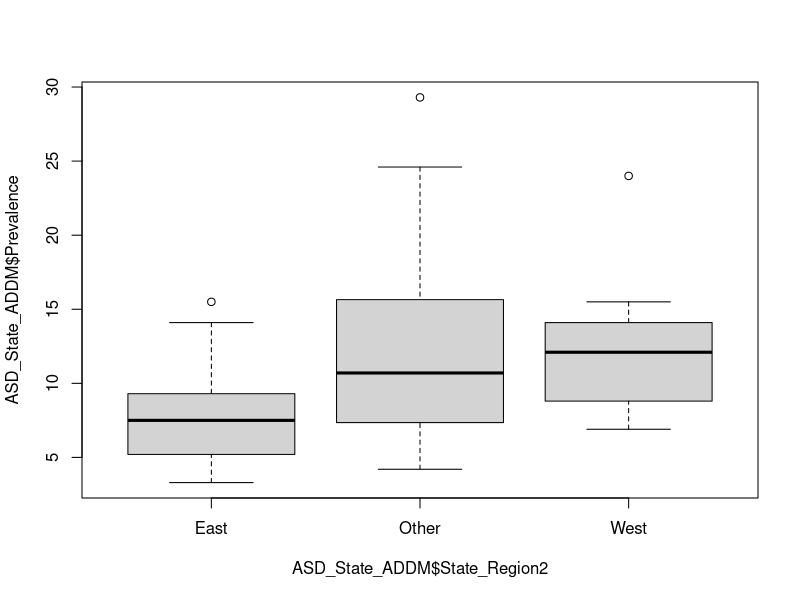
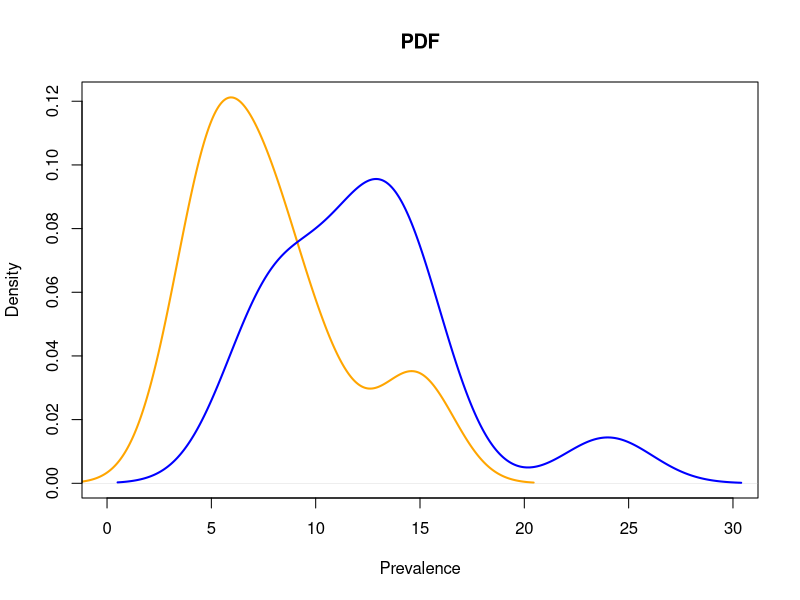
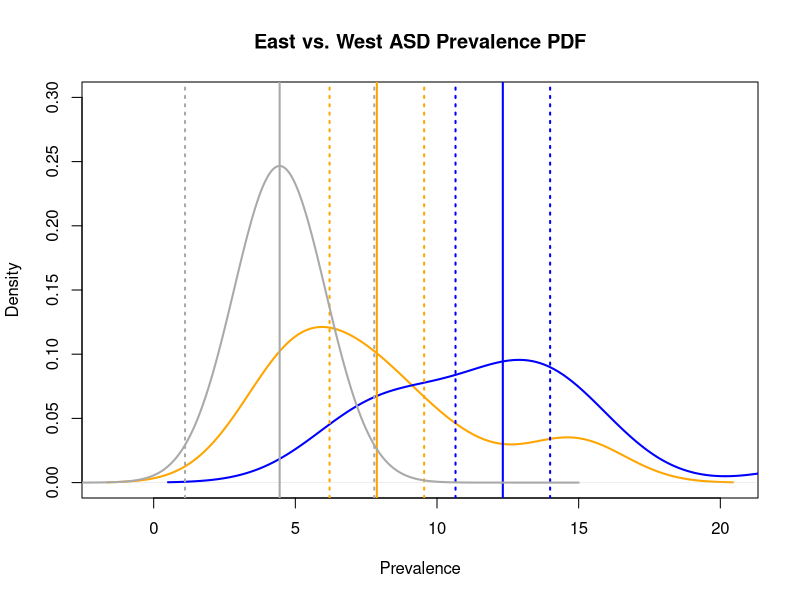
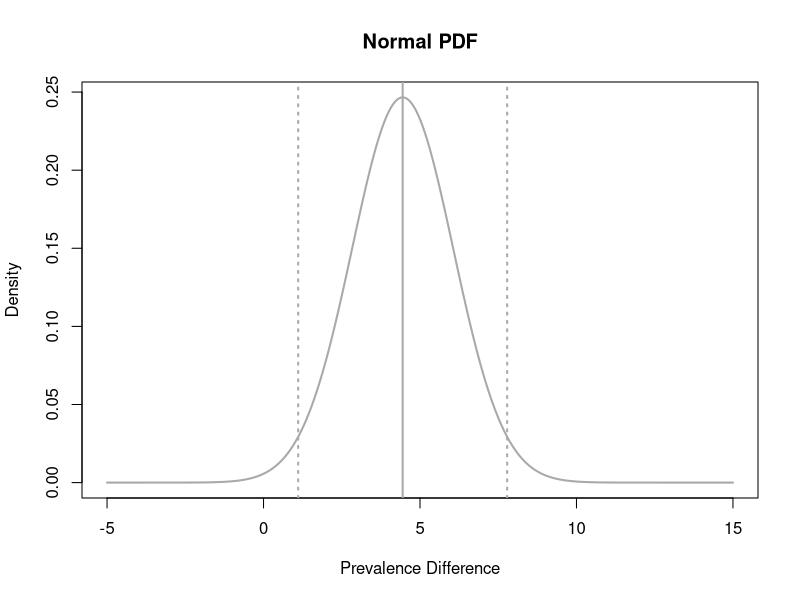
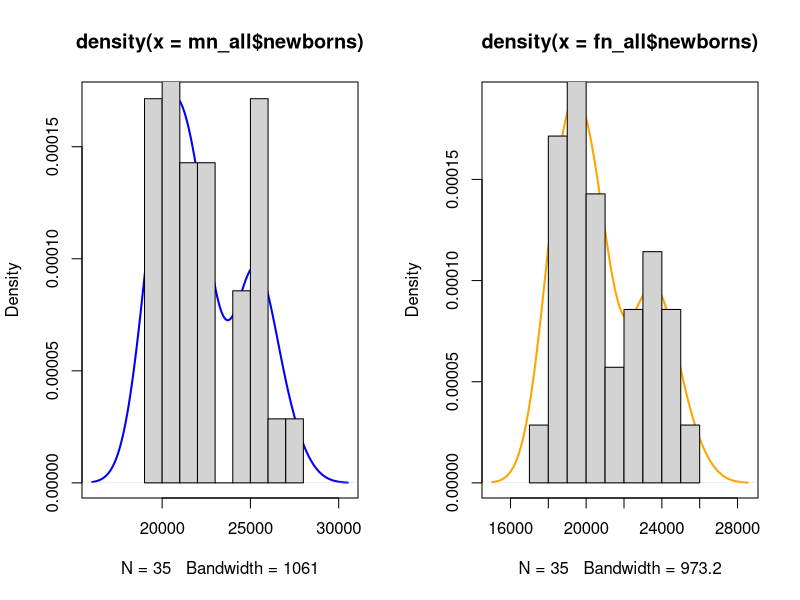
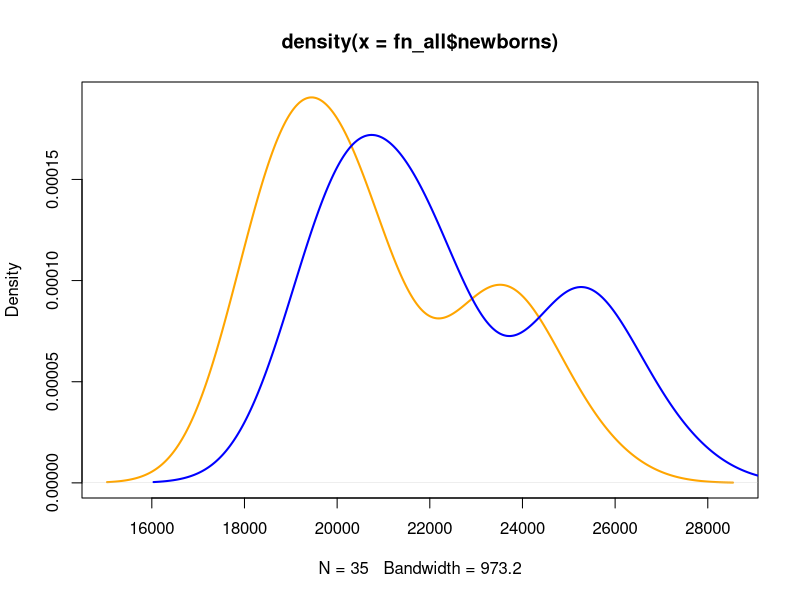
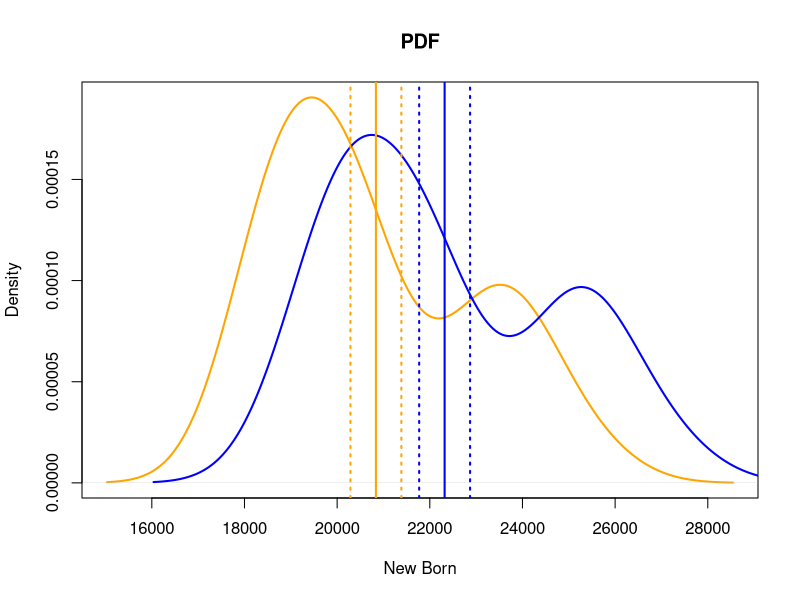
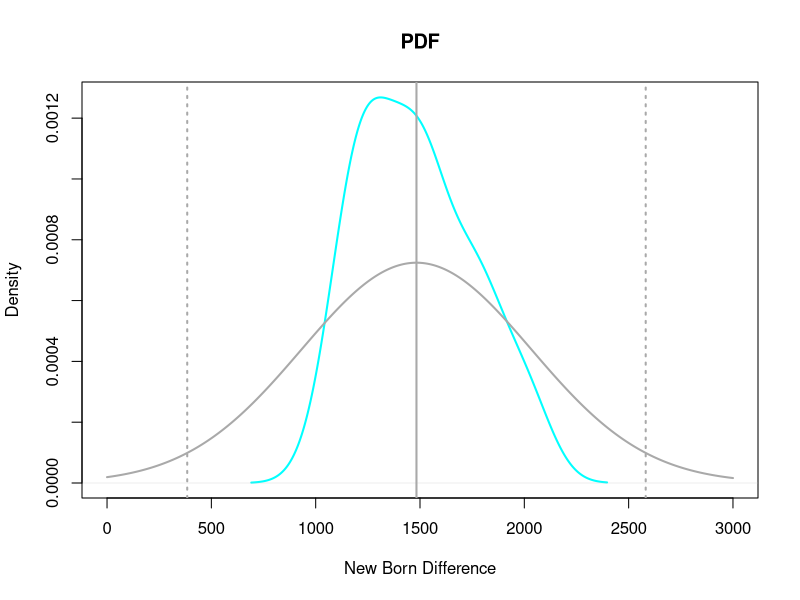

These figures' R source, in order:
# ---
# jupyter:
#   jupytext:
#     formats: ipynb,Rmd
#     text_representation:
#       extension: .R
#       format_name: light
#       format_version: '1.5'
#       jupytext_version: 1.3.0
#   kernelspec:
#     display_name: R
#     language: R
#     name: ir
# ---

# <div class="alert alert-block alert-info" style="margin-top: 20px">
#     <a href="https://github.com/dd-consulting">
#          <img src="../reference/GZ_logo.png" width="60" align="right">
#     </a>
#     <h1>
#         One-Stop Analytics: Hypothesis Test
#     </h1>
# </div>
#

# # Case Study of Autism Spectrum Disorder (ASD) with R
#
# ---
#
# ![](../reference/CDC_ASD/CDC_ASD_01.jpg)
#
# ![](../reference/CDC_ASD/CDC_ASD_02.png)
#

# ## <span style="color:blue">[ United States ]</span> 
#
# ## Centers for Disease Control and Prevention (CDC) - Autism Spectrum Disorder (ASD)
#
# Autism spectrum disorder (ASD) is a developmental disability that can cause significant social, communication and behavioral challenges. CDC is committed to continuing to provide essential data on ASD, search for factors that put children at risk for ASD and possible causes, and develop resources that help identify children with ASD as early as possible.
#
# https://www.cdc.gov/ncbddd/autism/data/index.html
#

# ## <span style="color:blue">[ Singapore ]</span> 
#
# ## TODAY Online - More preschoolers diagnosed with developmental issues
#
# Doctors cited better awareness among parents and preschool teachers, leading to early referrals for diagnosis.
#
# https://www.todayonline.com/singapore/more-preschoolers-diagnosed-developmental-issues
#
# ![](../reference/SG_ASD/SG_ASD_01.png)
#
#

# ![](../reference/SG_ASD/SG_ASD_04.png) 
#
# https://www.pathlight.org.sg/

# <div class="alert alert-block alert-info" style="margin-top: 20px">
# </div>

# # Workshop Objective: 
#
# ## Use R to analyze Autism Spectrum Disorder (ASD) data from CDC USA. 
#
# https://www.cdc.gov/ncbddd/autism/data/index.html
#
# * ## Hypothesis Test - Data
#
# * ## Hypothesis Test - Mean - Z Test & t.test() 
#
# * ## Hypothesis Test - Proportion - prop.test()
#
# * ## Hypothesis Test - Case Study: Understanding the newborn gender differences in Singapore
#
# * ## Workshop Submission
#
# * ## Appendices
#

# <div class="alert alert-block alert-info" style="margin-top: 20px">
# </div>

# ## <span style="color:blue">Hypothesis Test</span>
#

# <div class="alert alert-block alert-info" style="margin-top: 20px">
#     <h3>
#     Hypothesis Test - Data
#     </h3>
# </div>
#

# **Obtain current R <span style="color:blue">working directory</span>**

getwd()

# **Set new R working directory**

# setwd("/media/sf_vm_shared_folder/git/DDC/DDC-ASD/model_R")
# setwd('~/Desktop/admin-desktop/vm_shared_folder/git/DDC-ASD/model_R')
getwd()

# **Read in CSV data, storing as R <span style="color:blue">dataframe</span>**

# Read back in above saved file:
ASD_State <- read.csv("../dataset/ADV_ASD_State_R.csv")
# Convert Year_Factor to ordered.factor
ASD_State$Year_Factor <- factor(ASD_State$Year_Factor, ordered = TRUE) 
ASD_State$Prevalence_Risk2 = factor(ASD_State$Prevalence_Risk2, ordered=TRUE, 
                                    levels=c("Low", "High"))
ASD_State$Prevalence_Risk4 = factor(ASD_State$Prevalence_Risk4, ordered=TRUE, 
                                    levels=c("Low", "Medium", "High", "Very High"))


# library(repr)
# Adjust in-line plot size to M x N
options(repr.plot.width=8, repr.plot.height=4)

# <div class="alert alert-block alert-info" style="margin-top: 20px">
#     <h3>
#     Hypothesis Test - Mean - Z Test & t.test()
#     </h3>
# </div>
#

# ### <span style="color:blue">Is there a (statistically significant) of average ASD Prevelances between East states and West states?</span>
#
# **Two sample mean test (t test):**

# **Prepare samples**

# +

# Filter and create dataframe of different data sources, for easy data access
ASD_State_ADDM <- subset(ASD_State, Source == 'addm')

# Aggregate all US. States into three regions: East, West, Other.
ASD_State_ADDM$State_Region2 <- "Other"
ASD_State_ADDM$State_Region2[ASD_State_ADDM$State_Region %in% 
                             c("D3 East North Central", "D6 East South Central")] <- "East"
ASD_State_ADDM$State_Region2[ASD_State_ADDM$State_Region %in% 
                             c("D4 West North Central", "D7 West South Central")] <- "West"

boxplot(ASD_State_ADDM$Prevalence ~ ASD_State_ADDM$State_Region2)


# +
# ----------------------------------
# Hypothesis Test - Mean - Z Test & t.test()
# ----------------------------------

# Create sample 1 of West states
sample_1 = ASD_State_ADDM$Prevalence[ASD_State_ADDM$State_Region2 == "West"]
# Create sample 2 of East states
sample_2 = ASD_State_ADDM$Prevalence[ASD_State_ADDM$State_Region2 == "East"]

# variance test : Equal variance or Unequal variance?
var.test(sample_1, sample_2)

# t test : Equal variance t test
t.test(sample_1, sample_2, var.equal = TRUE)

# Visualise samples:
plot(density(sample_2), col="orange", xlab="Prevalence", main="PDF", 
     lwd=2, lty=1, xlim=c(0,30))
lines(density(sample_1), col="blue", lwd=2, lty=1)

# -

# https://www.statsdirect.co.uk/help/Default.htm#parametric_methods/unpaired_t.htm
#
# https://www.bmj.com/about-bmj/resources-readers/publications/statistics-square-one/7-t-tests
#
# https://ncss-wpengine.netdna-ssl.com/wp-content/themes/ncss/pdf/Procedures/NCSS/Two-Sample_T-Test_from_Means_and_SDs.pdf
#

# +
#############################################################
# Deep Dive : Equal variance t test
#############################################################

# sample size
cal_n1 = length(sample_1)
cat("\ncal_n1:", cal_n1)
cal_n2 = length(sample_2)
cat("\ncal_n2:", cal_n2)

# degree of freedom
cal_df = cal_n1 + cal_n2 - 2
cat("\ncal_df:", cal_df)

# pooled standard deviation
cal_s = sqrt(((cal_n1 - 1)*sd(sample_1)^2 + (cal_n2 - 1)*sd(sample_2)^2)
             /(cal_n1 + cal_n2 -2))
cat("\ncal_s :", cal_s)

# combined standard error
cal_se = cal_s * sqrt(1/cal_n1 + 1/cal_n2)
cat("\ncal_se:", cal_se)

# t statistic using combined standard error
cal_t = (mean(sample_1)-mean(sample_2)) / cal_se
cat("\ncal_t :", cal_t)

# p-value
cal_p = (1-pt(q = cal_t, df = cal_df)) * 2
cat("\ncal_p :", cal_p)

# 95% CI using "pooled standard deviation"
# sample_1 Upper CI
mn_upper_ci = mean(sample_1) + qt(p = 0.975, df = cal_df)*cal_s/sqrt(cal_n1+cal_n2)
cat("\nmn_upper_ci:", mn_upper_ci)
# sample_1 Lower CI
mn_lower_ci = mean(sample_1) - qt(p = 0.975, df = cal_df)*cal_s/sqrt(cal_n1+cal_n2)
cat("\nmn_lower_ci:", mn_lower_ci)
# sample_2 Upper CI
fn_upper_ci = mean(sample_2) + qt(p = 0.975, df = cal_df)*cal_s/sqrt(cal_n1+cal_n2)
cat("\nfn_upper_ci:", fn_upper_ci)
# sample_2 Lower CI
fn_lower_ci = mean(sample_2) - qt(p = 0.975, df = cal_df)*cal_s/sqrt(cal_n1+cal_n2)
cat("\nfn_lower_ci:", fn_lower_ci)
# Difference with 95% CI 
cat("\nDifference's Upper CI:", mn_upper_ci - fn_lower_ci)
cat("\nDifference's Lower CI:", mn_lower_ci - fn_upper_ci)

# Difference with 95% CI using combined standard error
# Difference's Upper CI
dif_upper_ci = mean(sample_1)-mean(sample_2) + qt(p = 0.975, df = cal_df)*cal_se
cat("\nDifference's Upper CI:", dif_upper_ci)
# Difference's Lower CI
dif_lower_ci = mean(sample_1)-mean(sample_2) - qt(p = 0.975, df = cal_df)*cal_se
cat("\nDifference's Lower CI:", dif_lower_ci)

# Visualise CIs: sample_1 & sample_2
plot(density(sample_2), col="orange", xlab="Prevalence", lwd=2, ylim=c(0,0.3), 
     main="East vs. West ASD Prevalence PDF")
lines(density(sample_1), col="blue", lwd=2)
# Overlay sample_1 CI
abline(v= mean(sample_1), col="blue", lwd=2, lty=1)
abline(v=mn_upper_ci, col="blue", lwd=2, lty=3)
abline(v=mn_lower_ci, col="blue", lwd=2, lty=3)
# Overlay sample_2 CI
abline(v= mean(sample_2), col="orange", lwd=2, lty=1)
abline(v=fn_upper_ci, col="orange", lwd=2, lty=3)
abline(v=fn_lower_ci, col="orange", lwd=2, lty=3)

# Overlay Difference's CI
abline(v=mean(sample_1)-mean(sample_2), col="darkgrey", lwd=2, lty=1)
abline(v=dif_upper_ci, col="darkgrey", lwd=2, lty=3)
abline(v=dif_lower_ci, col="darkgrey", lwd=2, lty=3)
cal_xseq <- seq(-5,15,0.01)
cal_pdf <- dnorm(x = cal_xseq, mean = mean(sample_1)-mean(sample_2), sd = cal_se)
lines(cal_xseq, cal_pdf, col="darkgrey", type="l",lwd=2)

# Visualise Difference's CIs alone:
plot(cal_xseq, cal_pdf, col="darkgrey", xlab="Prevalence Difference", 
     ylab="Density", type="l",lwd=2, main="Normal PDF")
# Overlay Difference's CI
abline(v=mean(sample_1)-mean(sample_2), col="darkgrey", lwd=2, lty=1)
abline(v=dif_upper_ci, col="darkgrey", lwd=2, lty=3)
abline(v=dif_lower_ci, col="darkgrey", lwd=2, lty=3)

# -

# <div class="alert alert-block alert-info" style="margin-top: 20px">
#     <h3>
#     Hypothesis Test - Proportion - prop.test()
#     </h3>
# </div>
#

# ### <span style="color:blue">Is there a (statistically significant) difference of ASD Prevelance (proportion) between two US. States?</span>
#
# **Two sample proportion test (t test):**

# https://en.wikipedia.org/wiki/Binomial_proportion_confidence_interval

# **Prepare samples**

# +
# Filter and create dataframe of different data sources, for easy data access
ASD_State_SPED <- subset(ASD_State, Source == 'sped')

# ----------------------------------
# Use a sample of one US. State's ASD prevalence (proportion) to estimate:
# Prevalence of THAT US. State's ALL Children (the *Population*) [Source SPED, Year 2016] 
# ----------------------------------

# No. Children with ASD
ASD  <- ASD_State_SPED$Numerator_ASD[ASD_State_SPED$Year == 2016]
# 
str(ASD)
# No. Children with ASD of first US. State (AL-Alabama)
ASD[1]

# No. Children surveyed
Children  <- ASD_State_SPED$Denominator[ASD_State_SPED$Year == 2016]
# 
str(Children)
# No. Children surveyed of first US. State (AL-Alabama)
Children[1]
# -

# **Two group hypothesis test : proportions (Prevalvence) among two US. States**

# +
# ----------------------------------
# Hypothesis Test - Proportion - prop.test()
# ----------------------------------

# Two group hypothesis test : proportions (Prevalvence) among two US. States
prop.test(ASD[1:2], Children[1:2])

# -

# **Multiple group hypothesis test : proportions (Prevalvence) among all US. Statess**

# +
# ----------------------------------
# Hypothesis Test - Proportion - prop.test()
# ----------------------------------

# Multiple group hypothesis test : proportions (Prevalvence) among all US. States
prop.test(ASD, Children)
# -

# <div class="alert alert-block alert-info" style="margin-top: 20px">
#     <h3>
#     Hypothesis Test - Case Study: Understanding the newborn gender differences in Singapore
#     </h3>
# </div>
#

# https://data.gov.sg/dataset/newborns-by-gender
#

# ![](../reference/newborns-by-gender/boygirl.jpg)
#

# ![](../reference/newborns-by-gender/newborns-by-gender-chart.png)
#

# ![](../reference/newborns-by-gender/newborns-by-gender-table.png)
#

# Above tabular CSV data from Data.gov.sg https://data.gov.sg/dataset/e55726f8-6d91-4cad-8e40-d4aa10ec7877/download

# **Read in CSV data, storing as R <span style="color:blue">dataframe</span>**

df_newborns <- read.csv("../reference/newborns-by-gender/newborns-by-gender-from-1984-2018.csv")
head(df_newborns)
tail(df_newborns)

# Example of filtering data
subset(df_newborns, year == 2018, select = c(year, gender, newborns))

# year 2018 Male newborn number
subset(df_newborns, year == 2018 & gender == "Males")$newborns

# year 2018 Female newborn number
subset(df_newborns, year == 2018 & gender == "Females")$newborns

# ---

# ### <span style="color:blue">Is the Male newborn proportion similar (statistically equal) to Female newborn proportion, expected as a natural 50%-50%?</span>
#     
# **One sample proportion test:**

# +
# year 2018 Male newborn proportion vs. expected 50% ratio (null probability 0.5)
mn = subset(df_newborns, year == 2018 & gender == "Males")$newborns # Male newborns
fn = subset(df_newborns, year == 2018 & gender == "Females")$newborns # Female newborns
total = mn + fn

prop.test(x = mn, n = total)
# prop.test(x = mn, n = total, alternative = "greater")
# -

# ---

# ### <span style="color:blue">Is there a (statistically significant) change of Male newborn ratio now and then, i.e. 2018 vs. 1984?</span>
#
# **Two sample proportion test:**

subset(df_newborns[order(-df_newborns$year),], year %in% c(2018, 1984) & gender == "Males")

subset(df_newborns[order(-df_newborns$year),], year %in% c(2018, 1984) & gender == "Females")

# +
# year 2018 Male newborn proportion vs. year 1984 Male newborn proportion
mn = subset(df_newborns[order(-df_newborns$year),], year %in% c(2018, 1984) 
            & gender == "Males")$newborns # Male newborns
fn = subset(df_newborns[order(-df_newborns$year),], year %in% c(2018, 1984) 
            & gender == "Females")$newborns # Female newborns
total = mn + fn

prop.test(x = mn, n = total)
# prop.test(x = mn, n = total, alternative = "less")
# -

# ---

# ### <span style="color:blue">Is there a (statistically significant) difference between average number of Male newborns and average number of Female newborns?</span>
#
# **Two sample mean test (t test):**

mn_all = subset(df_newborns[order(-df_newborns$year),], gender == "Males")
dim(mn_all)
head(mn_all)

fn_all = subset(df_newborns[order(-df_newborns$year),], gender == "Females")
dim(fn_all)
head(fn_all)

# +
cat("\nMale   average newborns:", mean(mn_all$newborns)) # Male average
cat("\nFemale average newborns:", mean(fn_all$newborns)) # Female average

# Adjust in-line plot size to M x N
options(repr.plot.width=8, repr.plot.height=4)

par(mfrow=c(1, 2))
# Male
plot(density(mn_all$newborns), col="blue", lwd=2) 
hist(mn_all$newborns, probability = T, add = T)
# Female
plot(density(fn_all$newborns), col="orange", lwd=2) 
hist(fn_all$newborns, probability = T, add = T)

par(mfrow=c(1, 1))

plot(density(fn_all$newborns), col="orange", lwd=2)
lines(density(mn_all$newborns), col="blue", lwd=2)

# -

# t test with equal variance:
t.test(mn_all$newborns, fn_all$newborns, paired = FALSE, var.equal = TRUE)
# t.test(mn_all$newborns, fn_all$newborns, paired = FALSE, var.equal = TRUE, alternative = "greater")


# +
#############################################################
# Deep Dive : Equal variance t test
#############################################################

# sample size
cal_n1 = length(mn_all$newborns)
cat("\ncal_n1:", cal_n1)
cal_n2 = length(fn_all$newborns)
cat("\ncal_n2:", cal_n2)

# degree of freedom
cal_df = cal_n1 + cal_n2 - 2
cat("\ncal_df:", cal_df)

# pooled standard deviation
cal_s = sqrt(((cal_n1 - 1)*sd(mn_all$newborns)^2 + (cal_n2 - 1)*sd(fn_all$newborns)^2)/(cal_n1 + cal_n2 -2))
cat("\ncal_s :", cal_s)

# combined standard error
cal_se = cal_s*sqrt(1/cal_n1 + 1/cal_n2)
cat("\ncal_se:", cal_se)

# t statistic using combined standard error
cal_t = (mean(mn_all$newborns)-mean(fn_all$newborns))/cal_se
cat("\ncal_t :", cal_t)

# p-value
cal_p = (1-pt(q = cal_t, df = cal_df))*2
cat("\ncal_p :", cal_p)

# 95% CI using "pooled standard deviation"
# Male Upper CI
mn_upper_ci = mean(mn_all$newborns) + qt(p = 0.975, df = cal_df)*cal_s/sqrt(cal_n1+cal_n2)
cat("\nmn_upper_ci:", mn_upper_ci)
# Male Lower CI
mn_lower_ci = mean(mn_all$newborns) - qt(p = 0.975, df = cal_df)*cal_s/sqrt(cal_n1+cal_n2)
cat("\nmn_lower_ci:", mn_lower_ci)
# Female Upper CI
fn_upper_ci = mean(fn_all$newborns) + qt(p = 0.975, df = cal_df)*cal_s/sqrt(cal_n1+cal_n2)
cat("\nfn_upper_ci:", fn_upper_ci)
# Female Lower CI
fn_lower_ci = mean(fn_all$newborns) - qt(p = 0.975, df = cal_df)*cal_s/sqrt(cal_n1+cal_n2)
cat("\nfn_lower_ci:", fn_lower_ci)
# Difference with 95% CI 
cat("\nDifference's Upper CI:", mn_upper_ci - fn_lower_ci)
cat("\nDifference's Lower CI:", mn_lower_ci - fn_upper_ci)

# Difference with 95% CI using combined standard error
# Difference's Upper CI
dif_upper_ci = mean(mn_all$newborns)-mean(fn_all$newborns) + qt(p = 0.975, df = cal_df)*cal_se
cat("\nDifference's Upper CI:", dif_upper_ci)
# Difference's Lower CI
dif_lower_ci = mean(mn_all$newborns)-mean(fn_all$newborns) - qt(p = 0.975, df = cal_df)*cal_se
cat("\nDifference's Lower CI:", dif_lower_ci)

# Visualise CIs: Male & Female
plot(density(fn_all$newborns), col="orange", xlab="New Born", main="PDF", lwd=2)
lines(density(mn_all$newborns), col="blue", lwd=2)
# Overlay Male CI
abline(v= mean(mn_all$newborns), col="blue", lwd=2, lty=1)
abline(v=mn_upper_ci, col="blue", lwd=2, lty=3)
abline(v=mn_lower_ci, col="blue", lwd=2, lty=3)
# Overlay Female CI
abline(v= mean(fn_all$newborns), col="orange", lwd=2, lty=1)
abline(v=fn_upper_ci, col="orange", lwd=2, lty=3)
abline(v=fn_lower_ci, col="orange", lwd=2, lty=3)

# Visualise CIs: Difference between Male and Female
plot(density(mn_all$newborns-fn_all$newborns), col="cyan", xlab="New Born Difference", 
     main="PDF", lwd=2, lty=1, xlim=c(0,3000))
# Overlay Difference's CI
abline(v=mean(mn_all$newborns)-mean(fn_all$newborns), col="darkgrey", lwd=2, lty=1)
abline(v=dif_upper_ci, col="darkgrey", lwd=2, lty=3)
abline(v=dif_lower_ci, col="darkgrey", lwd=2, lty=3)
cal_xseq <- seq(0,3000,0.01)
cal_pdf <- dnorm(x = cal_xseq, mean = mean(mn_all$newborns)-mean(fn_all$newborns), sd = cal_se)
lines(cal_xseq, cal_pdf, col="darkgrey", type="l",lwd=2)

# -

# ---

# t test with unequal variances
t.test(mn_all$newborns, fn_all$newborns, paired = FALSE)
# t.test(mn_all$newborns, fn_all$newborns, paired = FALSE, alternative = "greater")


# +
#############################################################
# Deep Dive : Unequal variance t test
#############################################################

# sample size
cal_n1 = length(mn_all$newborns)
cat("\ncal_n1:", cal_n1)
cal_n2 = length(fn_all$newborns)
cat("\ncal_n2:", cal_n2)

# degree of freedom
# cal_df = cal_n1 + cal_n2 - 2 # <-- This is df of equal variances
cal_df = ( sd(mn_all$newborns)^2/cal_n1 + sd(fn_all$newborns)^2/cal_n2 )^2 / 
    ((sd(mn_all$newborns)^2/cal_n1)^2/(cal_n1 - 1) + (sd(fn_all$newborns)^2/cal_n2)^2/(cal_n2 - 1))
cat("\ncal_df:", cal_df)

# combined standard error: Welch's denominator (It is NOT a pooled standard deviation)
cal_se = sqrt( sd(mn_all$newborns)^2/cal_n1 + sd(fn_all$newborns)^2/cal_n2 )
cat("\ncal_se:", cal_se)

# t statistic using combined standard error: Welch's denominator
cal_t = (mean(mn_all$newborns)-mean(fn_all$newborns))/cal_se
cat("\ncal_t :", cal_t)

# p-value
cal_p = (1-pt(q = cal_t, df = cal_df))*2
cat("\ncal_p :", cal_p)

# Difference with 95% CI using combined standard error
# Difference's Upper CI
dif_upper_ci = mean(mn_all$newborns)-mean(fn_all$newborns) + qt(p = 0.975, df = cal_df)*cal_se
cat("\nDifference's Upper CI:", dif_upper_ci)
# Difference's Lower CI
dif_lower_ci = mean(mn_all$newborns)-mean(fn_all$newborns) - qt(p = 0.975, df = cal_df)*cal_se
cat("\nDifference's Lower CI:", dif_lower_ci)

# Visualise CIs:
plot(density(mn_all$newborns-fn_all$newborns), col="cyan", xlab="New Born Difference", 
     main="PDF", lwd=2, lty=1, xlim=c(0,3000))
# Overlay Difference's CI
abline(v=mean(mn_all$newborns)-mean(fn_all$newborns), col="darkgrey", lwd=2, lty=1)
abline(v=dif_upper_ci, col="darkgrey", lwd=2, lty=3)
abline(v=dif_lower_ci, col="darkgrey", lwd=2, lty=3)
cal_xseq <- seq(0,3000,0.01)
cal_pdf <- dnorm(x = cal_xseq, mean = mean(mn_all$newborns)-mean(fn_all$newborns), sd = cal_se)
lines(cal_xseq, cal_pdf, col="darkgrey", type="l",lwd=2)
# -

# ---

# ### <span style="color:blue">Is the difference(s) between number of Male newborns and number of Female newborns stable (non-random) over the years?</span>
#
# **Two sample mean test (paired t test):**

t.test(mn_all$newborns, fn_all$newborns, paired = TRUE)
# t.test(mn_all$newborns, fn_all$newborns, paired = TRUE, alternative = "greater")


# **<span style="color:blue">[ Tips ]</span> Paired t test essentially evaluates the <span style="color:blue">difference</span> of two samples, assuming 'the difference' forming a t/normal distribution.**

# +
# Difference between Male and Female newborns

# Normality test:
shapiro.test(mn_all$newborns - fn_all$newborns)

# Visualise:
par(mfrow=c(1, 2))
plot(density(mn_all$newborns - fn_all$newborns), col="darkgrey", lwd=2) 
hist(mn_all$newborns - fn_all$newborns, probability = T, add = T)

qqnorm(mn_all$newborns - fn_all$newborns, col="darkgrey", 
       xlab="z Value", ylab="Newborns difference")
qqline(mn_all$newborns - fn_all$newborns, col="red", lwd=2, lty=3)
par(mfrow=c(1, 1))

# +
#############################################################
# Deep Dive : Paired t test
#############################################################

# sample size
cal_n = length(mn_all$newborns - fn_all$newborns)
cat("\ncal_n :", cal_n)

# degree of freedom
cal_df = cal_n - 1
cat("\ncal_df:", cal_df)

# standard deviation
cal_s = sd(mn_all$newborns - fn_all$newborns)
cat("\ncal_s :", cal_s)

# standard error
cal_se = cal_s / sqrt(cal_n)
cat("\ncal_se:", cal_se)

# t statistic calculated using standard error:
cal_t = mean(mn_all$newborns-fn_all$newborns)/cal_se
cat("\ncal_t :", cal_t)

# p-value
cal_p = (1-pt(q = cal_t, df = cal_df))*2
cat("\ncal_p :", cal_p)

# 95% CI using "standard deviation"
# Paired Difference's Upper CI
dif_upper_ci = mean(mn_all$newborns-fn_all$newborns) + qt(p = 0.975, df = cal_df)*cal_se
cat("\ndif_upper_ci:", dif_upper_ci)
# Paired Difference's Lower CI
dif_lower_ci = mean(mn_all$newborns-fn_all$newborns) - qt(p = 0.975, df = cal_df)*cal_se
cat("\ndif_lower_ci:", dif_lower_ci)

# Visualise CIs:
plot(density(mn_all$newborns-fn_all$newborns), col="cyan", xlab="New Born Difference", 
     main="PDF", lwd=2, lty=1, xlim=c(0,3000), ylim=c(0,0.01))
# Overlay CI
abline(v= mean(mn_all$newborns-fn_all$newborns), col="darkgrey", lwd=2, lty=1)
abline(v=dif_upper_ci, col="darkgrey", lwd=2, lty=3)
abline(v=dif_lower_ci, col="darkgrey", lwd=2, lty=3)
cal_xseq <- seq(0,3000,0.01)
cal_pdf <- dnorm(x = cal_xseq, mean = mean(mn_all$newborns-fn_all$newborns), sd = cal_se)
lines(cal_xseq, cal_pdf, col="darkgrey", type="l",lwd=2)

cat("\nPaired Difference's Upper CI:", dif_upper_ci)
cat("\nPaired Difference's Lower CI:", dif_lower_ci)
# -

# ---

# ### <span style="color:blue">Is the difference(s) between Male newborns ratio/proportion and Female newborns ratio/proportion stable (non-random) over the years?</span>
#
# **Two sample mean test (paired t test):**

# +
# Proportion difference between Male and Female newborns

# Uncomment below to display Male & Female newborns ratio/proportion over years:
# mn_all$newborns/(mn_all$newborns+fn_all$newborns)
# fn_all$newborns/(mn_all$newborns+fn_all$newborns)

t.test(mn_all$newborns/(mn_all$newborns+fn_all$newborns), 
       fn_all$newborns/(mn_all$newborns+fn_all$newborns), paired = TRUE)
t.test(mn_all$newborns/(mn_all$newborns+fn_all$newborns), 
       fn_all$newborns/(mn_all$newborns+fn_all$newborns), paired = TRUE, alternative = "greater")

# Normality test:
shapiro.test((mn_all$newborns - fn_all$newborns)/(mn_all$newborns+fn_all$newborns))

# Visualise:
par(mfrow=c(1, 2))
plot(density((mn_all$newborns - fn_all$newborns)/(mn_all$newborns+fn_all$newborns)), col="darkgrey", lwd=2) 
hist((mn_all$newborns - fn_all$newborns)/(mn_all$newborns+fn_all$newborns), probability = T, add = T)

qqnorm((mn_all$newborns - fn_all$newborns)/(mn_all$newborns+fn_all$newborns), col="darkgrey", 
       xlab="z Value", ylab="Newborns difference")
qqline((mn_all$newborns - fn_all$newborns)/(mn_all$newborns+fn_all$newborns), col="red", lwd=2, lty=3)
par(mfrow=c(1, 1))
# -

# <div class="alert alert-danger alertdanger" style="margin-top: 20px">
#     <h3>
#         Quiz:
#     </h3>
#     <p>
#         TBD
#     </p>
# </div>

# Write your code below and press Shift+Enter to execute 


# Double-click <b>here</b> for the solution.
#
# <!-- The answer is below:
#
# # Write your code below and press Shift+Enter to execute 
# # TBD
#
# -->

# <div class="alert alert-block alert-info" style="margin-top: 20px">
# </div>

# ### Excellent! You have completed the workshop notebook!

# **Connect with the author:**
#
# This notebook was written by [GU Zhan (Sam)](https://sg.linkedin.com/in/zhan-gu-27a82823 "GU Zhan (Sam)").
#
# [Sam](https://www.iss.nus.edu.sg/about-us/staff/detail/201/GU_Zhan "GU Zhan (Sam)") is currently a lecturer in [Institute of Systems Science](https://www.iss.nus.edu.sg/ "NUS-ISS") in [National University of Singapore](http://www.nus.edu.sg/ "NUS"). He devotes himself into pedagogy & andragogy, and is very passionate in inspiring next generation of artificial intelligence lovers and leaders.
#

# Copyright &copy; 2020 GU Zhan
#
# This notebook and its source code are released under the terms of the [MIT License](https://en.wikipedia.org/wiki/MIT_License "Copyright (c) 2020 GU ZHAN").
#
# Permission is hereby granted, free of charge, to any person obtaining a copy
# of this software and associated documentation files (the "Software"), to deal
# in the Software without restriction, including without limitation the rights
# to use, copy, modify, merge, publish, distribute, sublicense, and/or sell
# copies of the Software, and to permit persons to whom the Software is
# furnished to do so, subject to the following conditions:
#
# The above copyright notice and this permission notice shall be included in all
# copies or substantial portions of the Software.
#
# THE SOFTWARE IS PROVIDED "AS IS", WITHOUT WARRANTY OF ANY KIND, EXPRESS OR
# IMPLIED, INCLUDING BUT NOT LIMITED TO THE WARRANTIES OF MERCHANTABILITY,
# FITNESS FOR A PARTICULAR PURPOSE AND NONINFRINGEMENT. IN NO EVENT SHALL THE
# AUTHORS OR COPYRIGHT HOLDERS BE LIABLE FOR ANY CLAIM, DAMAGES OR OTHER
# LIABILITY, WHETHER IN AN ACTION OF CONTRACT, TORT OR OTHERWISE, ARISING FROM,
# OUT OF OR IN CONNECTION WITH THE SOFTWARE OR THE USE OR OTHER DEALINGS IN THE
# SOFTWARE.
#

# <div class="alert alert-block alert-info" style="margin-top: 20px">
# </div>

# ## <span style="color:blue">Appendices</span>
#

# <div class="alert alert-block alert-info" style="margin-top: 20px">
#     <h3>
#     Interactive workshops: < Learning R inside R > using swirl() (in R/RStudio)
#     </h3>
# </div>

# https://github.com/telescopeuser/S-SB-Workshop
#

# <div class="alert alert-block alert-info" style="margin-top: 20px">
#     <a href="https://github.com/dd-consulting">
#          <img src="../reference/GZ_logo.png" width="60" align="right">
#     </a>
# </div>
#

# ---
